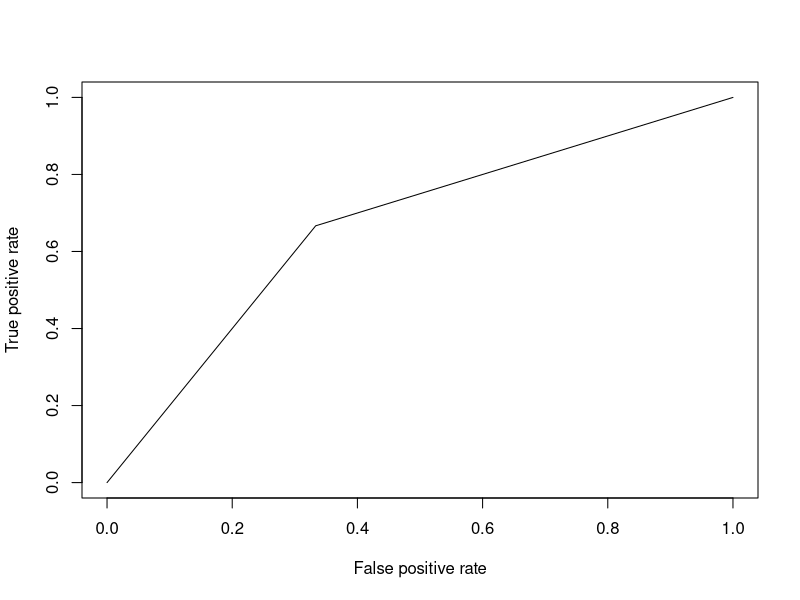
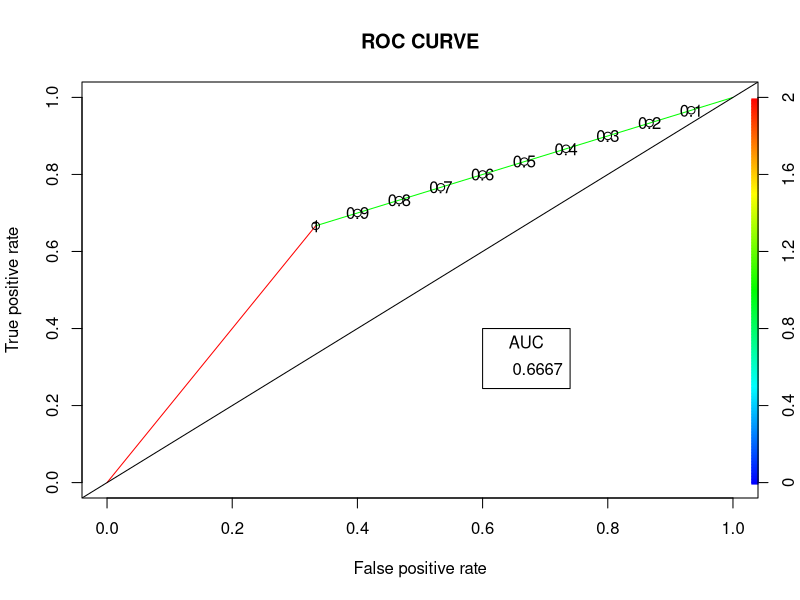

Write R code to recreate these figures, in order.
# Installing the package
install.packages("dplyr")
# Loading package
library(dplyr)
# Summary of dataset in package
summary(mtcars)
# Installing the package
install.packages("caTools") # For Logistic regression
install.packages("ROCR")	 # For ROC curve to evaluate model
# Loading package
library(caTools)
library(ROCR)
# Splitting dataset
split<- sample.split(mtcars, SplitRatio = 0.8)
split
train_reg<- subset(mtcars, split == "TRUE")
test_reg<- subset(mtcars, split == "FALSE")

# Training model
logistic_model<- glm(vs ~ wt + disp,data = train_reg,family = "binomial")
logistic_model

# Summary
summary(logistic_model)
# Predict test data based on model
predict_reg<- predict(logistic_model,test_reg, type = "response")
predict_reg
# Changing probabilities
predict_reg<- ifelse(predict_reg>0.5, 1, 0)
# Evaluating model accuracy
# using confusion matrix
table(test_reg$vs, predict_reg)
missing_classerr<- mean(predict_reg != test_reg$vs)
print(paste('Accuracy =', 1 - missing_classerr))
# ROC-AUC Curve
ROCPred<- prediction(predict_reg, test_reg$vs)
ROCPer<- performance(ROCPred, measure = "tpr",x.measure = "fpr")
auc<- performance(ROCPred, measure = "auc")
auc<- auc@y.values[[1]]
auc
# Plotting curve
plot(ROCPer)
plot(ROCPer, colorize = TRUE,print.cutoffs.at = seq(0.1, by = 0.1),main = "ROC CURVE")
abline(a = 0, b = 1)
auc<- round(auc, 4)
legend(.6, .4, auc, title = "AUC", cex = 1)
